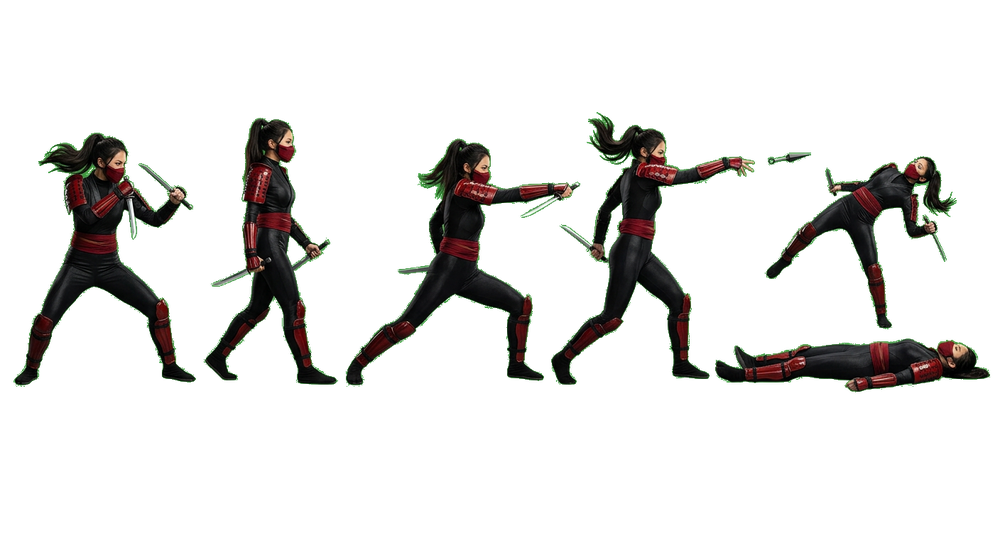
#> input picture code/lvl9_art/gen_l9_karai.png, 1000 x 545 px, shrunk from 1408 x 768 before the run
$ python lab.py
#> lines starting #> are read from the running program, lines starting #| are printed output that depends on the picture; after the words box and inside, x2 and y2 are one past the last pixel; in counts of white or black regions, pixels touching at a corner belong together
from PIL import Image
import numpy as np
from collections import deque
im=np.array(Image.open('gen_l9_karai.png').convert('RGBA'))
#> im is the input picture: shape (545, 1000, 4); mean R, G, B, A 8.3, 8.9, 6.1, 36.5
a=im[:,:,3]>40
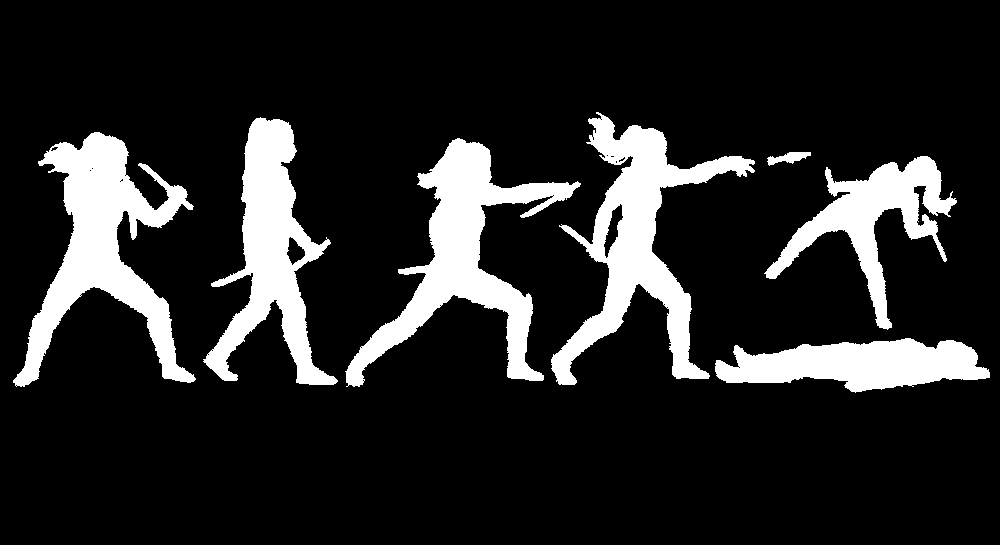
#> a: shape (545, 1000) bool; 14.9% white; 7 white regions, largest, box (x1, y1, x2, y2) and area: (13, 132, 196, 387) 16449, (551, 112, 755, 385) 15957, (345, 138, 581, 387) 15801
H,W=a.shape
#> H = 545; W = 1000
lab=np.zeros((H,W),int); n=0; out=[]
for y in range(H):
  for x in range(W):
    if a[y,x] and not lab[y,x]:
      n+=1; q=deque([(y,x)]); lab[y,x]=n; xs=[];ys=[]
      while q:
        cy,cx=q.popleft(); xs.append(cx); ys.append(cy)
        for dy in (-2,-1,0,1,2):
          for dx in (-2,-1,0,1,2):
            ny,nx=cy+dy,cx+dx
            if 0<=ny<H and 0<=nx<W and a[ny,nx] and not lab[ny,nx]:
              lab[ny,nx]=n; q.append((ny,nx))
      if len(xs)>150: out.append((n,min(xs),max(xs),min(ys),max(ys),len(xs)))
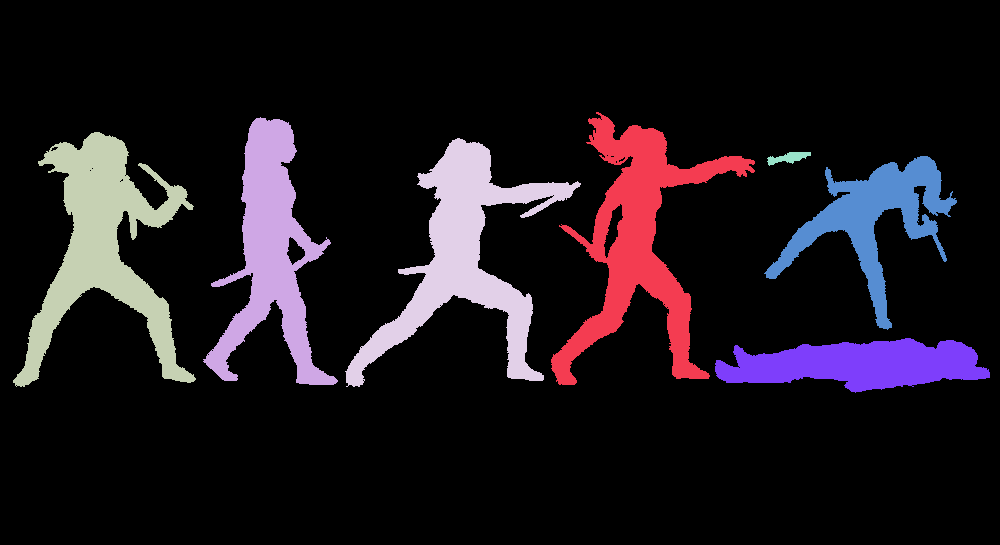
#> lab: shape (545, 1000) int64; 8 distinct labels, from 0 to 7; one colour per label, 0 black
#> after the loop, n = 7
for o in out: print(o)
np.save('lab.npy',lab)
